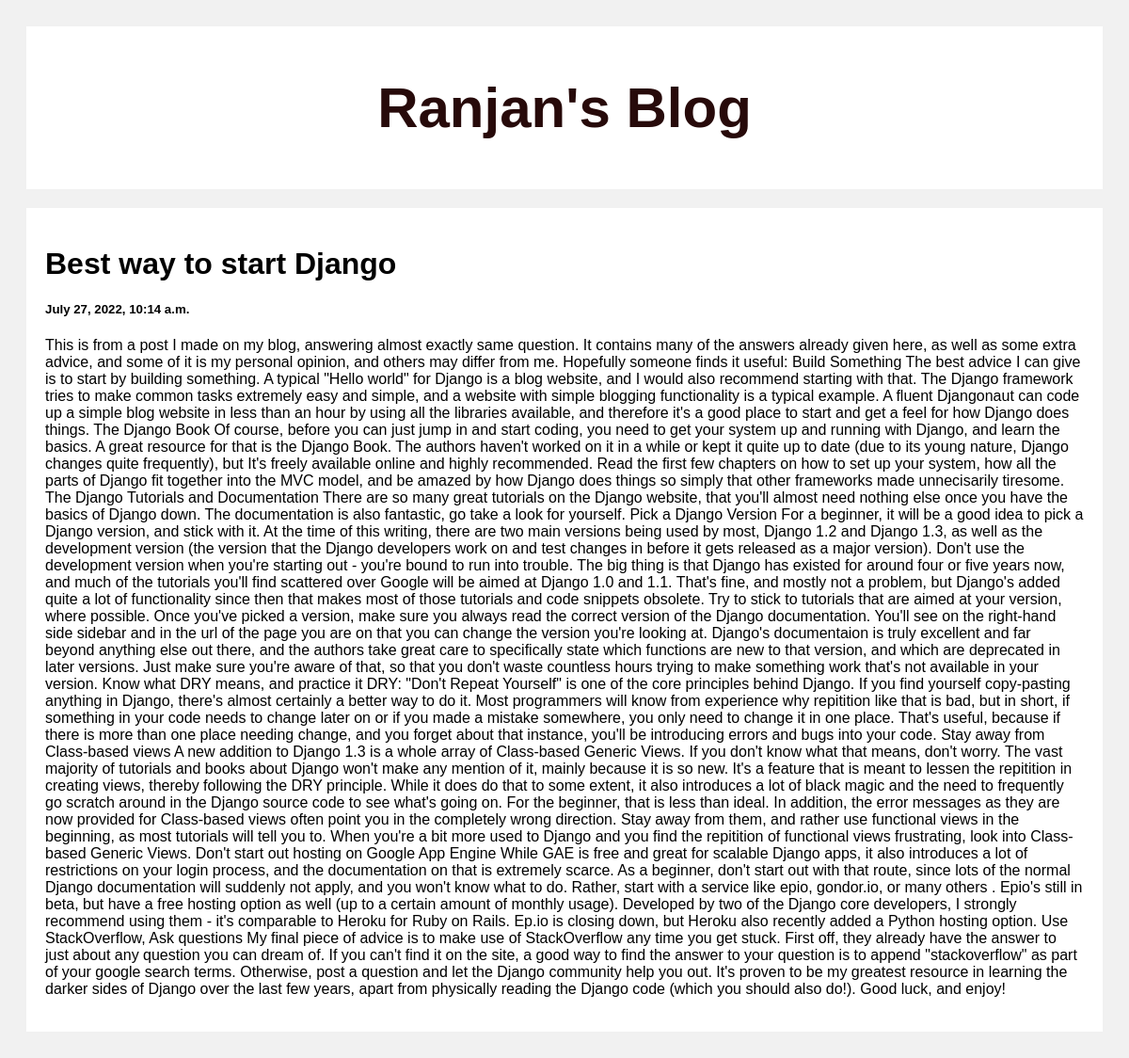
Screenshot of /post/2 with the database file from the repository.
### posts/models.py (models this page shows)
class Post(Model):
    title = models.CharField(max_length=100)
    body = models.CharField(max_length=1000000)
    created_at = models.DateTimeField(default=datetime.now, blank= True)

### posts/views.py (the view)
# urls.py: path('post/<str:pk>', views.post, name='post'),
def post(request, pk):
    post = Post.objects.get(id = pk)
    return render(request, 'posts.html', {'post': post})

### templates/posts.html (shortened to what this page needs)
<!DOCTYPE html>
<html>
<head>
</head>
<body>
<a style="text-decoration: none; color: rgb(39, 10, 10);" href="">
  <div class="header">
    <h2>Ranjan's Blog</h2>
  </div>
</a>
<div class="row">
  <div class="leftcolumn">
    <div class="card">
        <h1>{{post.title}}</h2>
        <h5>{{post.created_at}}</h5>
        <p>{{post.body}}</p>
    </div>
  </div>
</div>
</body>
</html>

### templates/posts.html (style rules this page uses)
* { box-sizing: border-box; }
body { font-family: Arial; padding: 20px; background: #f1f1f1; }
.header { padding: 2px; font-size: 40px; text-align: center; background: white; }
.leftcolumn { float: left; width: 100%; }
.card { background-color: white; padding: 20px; margin-top: 20px; }
.row:after { content: ""; display: table; clear: both; }

### rows the page displays
Post: title "Best way to start Django", created_at "July 27, 2022, 10:14 a.m.", body "This is from a post I made on my blog, answering almost exactly same question. It contains many of the answers already given here, as well as some extra advice, and some of it is my personal opinion, and others may differ from me. Hopefully someone finds it useful: Build Something The best advice I can give is to start by building something. A typical \"Hello world\" for Django is a blog website, and I would also recommend starting with that. The Django framework tries to make common tasks extremely easy and simple, and a website with simple blogging functionality is a typical example. A fluent Djangonaut can code up a simple blog website in less than an hour by using all the libraries…"
